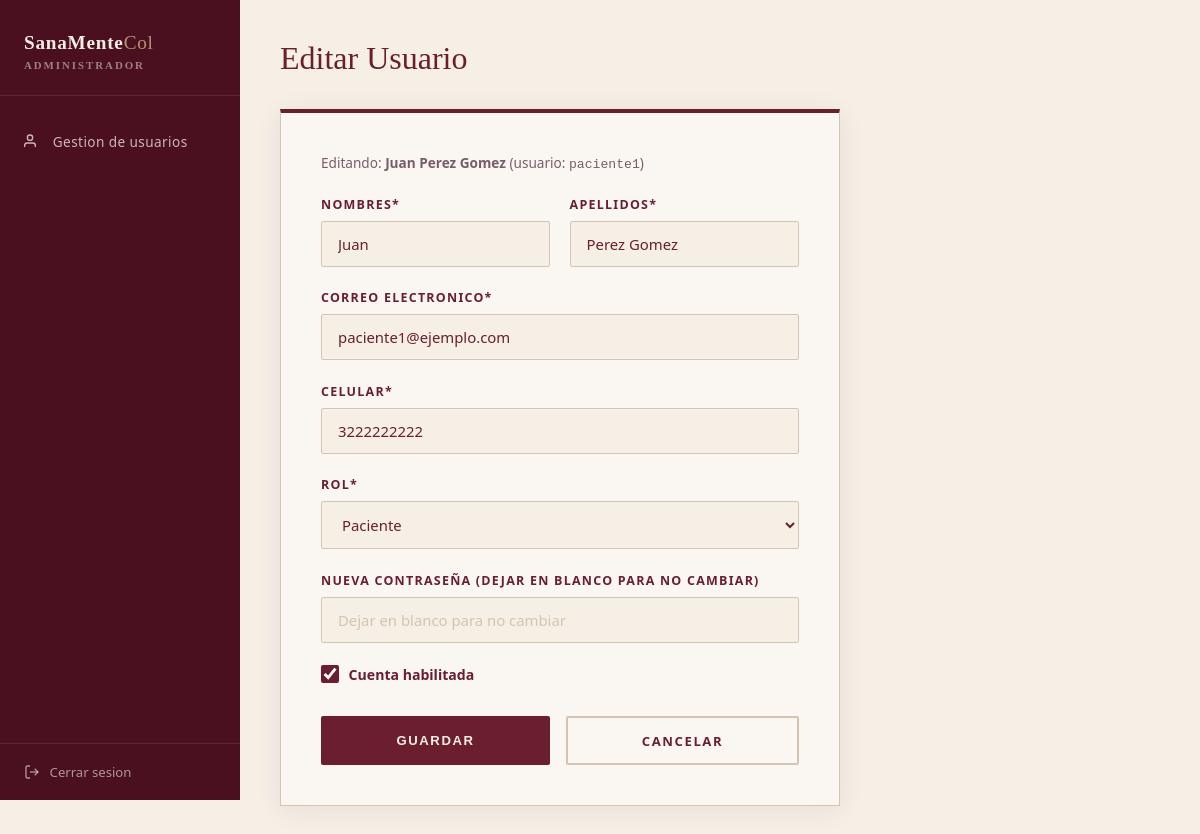
/admin-panel/usuarios/3/editar/ (signed in), run on the app's committed database.
### citas/models.py (models this page shows, shortened)
class Usuario(AbstractUser):
    ROL_CHOICES = [
        ('admin', 'Administrador'),
        ('psicologo', 'Psicologo'),
        ('paciente', 'Paciente'),
    ]
    nombre = models.CharField(max_length=80, verbose_name='Nombre')
    apellidos = models.CharField(max_length=80, verbose_name='Apellidos')
    correo = models.EmailField(unique=True, verbose_name='Correo electronico')
    celular = models.CharField(max_length=20, blank=True, verbose_name='Celular')
    rol = models.CharField(max_length=20, choices=ROL_CHOICES, verbose_name='Rol')
    habilitado = models.BooleanField(default=True, verbose_name='Habilitado')
    fecha_registro = models.DateTimeField(auto_now_add=True)
    class Meta:
        verbose_name = 'Usuario'
        verbose_name_plural = 'Usuarios'
    def nombre_completo(self):
        return f'{self.nombre} {self.apellidos}'

### citas/views.py (the view)
        @login_required
        def wrapper(request, *args, **kwargs):
            if request.user.rol not in roles:
                messages.error(request, 'No tienes permiso para acceder a esa pagina.')
                return redirect('dashboard')
            return vista(request, *args, **kwargs)

### citas/forms.py (shortened to what this page needs)
class FormularioEditarUsuario(forms.ModelForm):
    contrasena_nueva = forms.CharField(
        label='Nueva contraseña (dejar en blanco para no cambiar)',
        required=False,
        min_length=6,
        widget=forms.PasswordInput(attrs={'placeholder': 'Dejar en blanco para no cambiar'}),
    )
    class Meta:
        model = Usuario
        fields = ['nombre', 'apellidos', 'correo', 'celular', 'rol', 'habilitado']
        widgets = {
            'nombre': forms.TextInput(),
            'apellidos': forms.TextInput(),
            'correo': forms.EmailInput(),
            'celular': forms.TextInput(),
        }

### citas/views.py (called while the page is built)
def requiere_rol(*roles):
    def decorador(vista):
        @login_required
        def wrapper(request, *args, **kwargs):
            if request.user.rol not in roles:
                messages.error(request, 'No tienes permiso para acceder a esa pagina.')
                return redirect('dashboard')
            return vista(request, *args, **kwargs)
        return wrapper
    return decorador

@requiere_rol('admin')
def editar_usuario(request, usuario_id):
    usuario_obj = get_object_or_404(Usuario, pk=usuario_id)
    formulario = FormularioEditarUsuario(instance=usuario_obj)
    if request.method == 'POST':
        formulario = FormularioEditarUsuario(request.POST, instance=usuario_obj)
        if formulario.is_valid():
            formulario.save()
            messages.success(request, 'Usuario actualizado correctamente.')
            return redirect('panel_admin')
    return render(request, 'admin_crear_usuario.html', {
        'formulario': formulario,
        'accion': 'Editar',
        'usuario_editado': usuario_obj,
    })

### templates/admin_crear_usuario.html (shortened to what this page needs)
{% extends 'base.html' %}
{% load static %}
{% block contenido %}
<div class="app-layout">
  <aside class="sidebar">
    <div class="sidebar-logo">SanaMente<span>Col</span><div class="sidebar-rol">Administrador</div></div>
    <nav class="sidebar-nav">
      <a href="{% url 'panel_admin' %}">
        <svg width="16" height="16" fill="none" stroke="currentColor" stroke-width="2" viewBox="0 0 24 24">
          <path d="M17 21v-2a4 4 0 0 0-4-4H5a4 4 0 0 0-4 4v2"/><circle cx="9" cy="7" r="4"/>
        </svg>
        Gestion de usuarios
      </a>
    </nav>
    <div class="sidebar-salir">
      <a href="{% url 'logout' %}">
        <svg width="16" height="16" fill="none" stroke="currentColor" stroke-width="2" viewBox="0 0 24 24">
          <path d="M9 21H5a2 2 0 0 1-2-2V5a2 2 0 0 1 2-2h4"/>
          <polyline points="16 17 21 12 16 7"/><line x1="21" y1="12" x2="9" y2="12"/>
        </svg>
        Cerrar sesion
      </a>
    </div>
  </aside>
  <main class="main-content">
    <div class="page-header">
      <h1>{{ accion }} Usuario</h1>
    </div>
    <div class="form-card">
      {% if accion == 'Editar' and usuario_editado %}
      <p style="font-size:.85rem; color:var(--texto-medio); margin-bottom:1.5rem;">
        Editando: <strong>{{ usuario_editado.nombre_completo }}</strong>
        (usuario: <code style="font-size:.82rem;">{{ usuario_editado.username }}</code>)
      </p>
      {% endif %}
      <form method="POST">
        <div class="fila-campos">
          <div class="grupo-campo">
            <label>Nombres*</label>
            <input type="text" name="nombre" value="{{ formulario.nombre.value|default:'' }}" placeholder="Nombre" required>
          </div>
          <div class="grupo-campo">
            <label>Apellidos*</label>
            <input type="text" name="apellidos" value="{{ formulario.apellidos.value|default:'' }}" placeholder="Apellidos" required>
          </div>
        </div>
        <div class="grupo-campo">
          <label>Correo electronico*</label>
          <input type="email" name="correo" value="{{ formulario.correo.value|default:'' }}" placeholder="correo@ejemplo.com" required>
        </div>
        <div class="grupo-campo">
          <label>Celular*</label>
          <input type="tel" name="celular" value="{{ formulario.celular.value|default:'' }}" placeholder="Ej: 3001234567">
        </div>
        <div class="grupo-campo">
          <label>Rol*</label>
          <select name="rol" required>
            {% for valor, etiqueta in formulario.fields.rol.choices %}
            <option value="{{ valor }}" {% if formulario.rol.value == valor %}selected{% endif %}>{{ etiqueta }}</option>
            {% endfor %}
          </select>
        </div>
        <div class="grupo-campo">
          <label>{% if accion == 'Crear' %}Contraseña*{% else %}Nueva contraseña (dejar en blanco para no cambiar){% endif %}</label>
          <input type="password" name="{% if accion == 'Crear' %}contrasena{% else %}contrasena_nueva{% endif %}"
            placeholder="{% if accion == 'Crear' %}Minimo 6 caracteres{% else %}Dejar en blanco para no cambiar{% endif %}"
            {% if accion == 'Crear' %}required{% endif %}>
        </div>
        {% if accion == 'Editar' %}
        <div class="checkbox-fila">
          <input type="checkbox" id="habilitado" name="habilitado" {% if formulario.habilitado.value %}checked{% endif %}>
          <label for="habilitado">Cuenta habilitada</label>
        </div>
        {% endif %}
        <div class="botones-form">
          <button type="submit" class="btn-guardar">Guardar</button>
          <a href="{% url 'panel_admin' %}" class="btn-cancelar">Cancelar</a>
        </div>
      </form>
    </div>
  </main>
</div>
{% endblock %}

### static/estilos.css (style rules this page uses)
*, *::before, *::after { box-sizing: border-box; margin: 0; padding: 0; }
:root { --vino: #6B1E2E; --vino-claro: #8B2E42; --vino-oscuro: #4A1020; --beige: #F5EFE6; --beige-medio: #EDE3D5; --beige-oscuro:#D4C4B0; --crema: #FAF7F2; --texto-medio: #7A5C68; --dorado: #B8946A; --fuente-serif: Georgia, 'Times New Roman', serif; --fuente-sans: 'Trebuchet MS', Verdana, system-ui, sans-serif; }
html { scroll-behavior: smooth; }
body { font-family: var(--fuente-sans); background: var(--beige); color: var(--vino); overflow-x: hidden; }
.grupo-campo { margin-bottom: 1.4rem; }
.grupo-campo label { display: block; font-size: .78rem; font-weight: 600; letter-spacing: .1em; text-transform: uppercase; color: var(--vino); margin-bottom: .5rem; }
.grupo-campo input[type="text"], .grupo-campo input[type="password"], .grupo-campo input[type="email"], .grupo-campo input[type="tel"] { width: 100%; padding: .75rem 1rem; background: var(--beige); border: 1px solid var(--beige-oscuro); border-radius: 2px; font-family: var(--fuente-sans); font-size: .93rem; color: var(--vino); outline: none; transition: border-color .25s, box-shadow .25s, background .25s; }
.grupo-campo input::placeholder { color: var(--beige-oscuro); }
.fila-campos { display: grid; grid-template-columns: 1fr 1fr; gap: 0 1.2rem; }
.app-layout { display: flex; min-height: 100vh; }
.main-content { margin-left: 240px; flex: 1; padding: 2.5rem; }
.page-header { margin-bottom: 2rem; }
.page-header h1 { font-family: var(--fuente-serif); font-size: 2rem; font-weight: normal; color: var(--vino); margin-bottom: .3rem; }
.sidebar { width: 240px; background: var(--vino-oscuro); color: var(--beige); display: flex; flex-direction: column; position: fixed; top: 0; left: 0; height: 100vh; z-index: 50; }
.sidebar-logo { padding: 2rem 1.5rem 1.5rem; border-bottom: 1px solid rgba(255,255,255,.1); font-family: var(--fuente-serif); font-size: 1.2rem; font-weight: bold; letter-spacing: .04em; color: var(--beige); }
.sidebar-logo span { color: var(--dorado); font-weight: normal; }
.sidebar-rol { font-size: .68rem; letter-spacing: .18em; text-transform: uppercase; color: rgba(245,239,230,.5); margin-top: .3rem; }
.sidebar-nav { flex: 1; padding: 1.5rem 0; }
.sidebar-nav a { display: flex; align-items: center; gap: .8rem; padding: .75rem 1.5rem; color: rgba(245,239,230,.75); text-decoration: none; font-size: .85rem; letter-spacing: .03em; transition: background .2s, color .2s; }
.sidebar-nav svg { flex-shrink: 0; }
.sidebar-salir { padding: 1.2rem 1.5rem; border-top: 1px solid rgba(255,255,255,.1); }
.sidebar-salir a { display: flex; align-items: center; gap: .6rem; color: rgba(245,239,230,.6); text-decoration: none; font-size: .82rem; transition: color .2s; }
.form-card { background: var(--crema); border: 1px solid var(--beige-oscuro); border-top: 4px solid var(--vino); padding: 2.5rem; max-width: 560px; box-shadow: 0 4px 24px rgba(107,30,46,.08); }
.grupo-campo select { width: 100%; padding: .75rem 1rem; background: var(--beige); border: 1px solid var(--beige-oscuro); border-radius: 2px; font-size: .93rem; color: var(--vino); outline: none; transition: border-color .25s, box-shadow .25s; font-family: inherit; }
.checkbox-fila { display: flex; align-items: center; gap: .6rem; margin-bottom: 1.4rem; }
.checkbox-fila input[type=checkbox] { width: 18px; height: 18px; accent-color: var(--vino); }
.checkbox-fila label { font-size: .88rem; color: var(--vino); font-weight: 600; }
.botones-form { display: flex; gap: 1rem; margin-top: 2rem; }
.btn-guardar { flex: 1; padding: .85rem; background: var(--vino); color: var(--beige); border: none; cursor: pointer; font-size: .82rem; font-weight: 600; letter-spacing: .12em; text-transform: uppercase; border-radius: 2px; transition: background .2s, transform .2s; }
.btn-cancelar { flex: 1; padding: .85rem; background: transparent; color: var(--vino); border: 2px solid var(--beige-oscuro); cursor: pointer; font-size: .82rem; font-weight: 600; letter-spacing: .12em; text-transform: uppercase; border-radius: 2px; text-decoration: none; text-align: center; transition: border-color .2s, background .2s; }

### data on the page
Usuario: nombre_completo "Juan Perez Gomez", username "paciente1", nombre "Juan", apellidos "Perez Gomez", correo "paciente1@ejemplo.com", celular "3222222222", rol "Paciente"

### other printed values
{{ accion }} "Editar"
